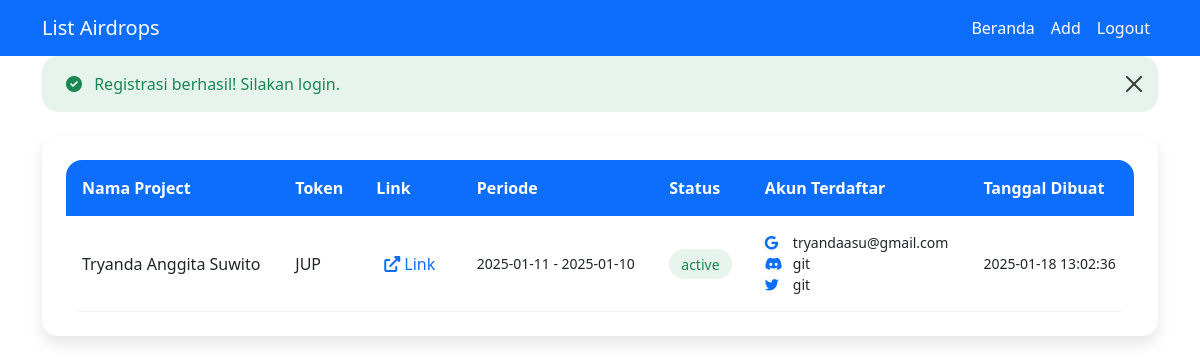
/modules/list-admin.php (signed in), run on the app's committed database.
### tables this page shows
CREATE TABLE `airdrops_list` (
  `id` int(11) NOT NULL,
  `name` varchar(255) NOT NULL,
  `link` varchar(512) NOT NULL,
  `token` varchar(100) NOT NULL,
  `start_date` date NOT NULL,
  `end_date` date NOT NULL,
  `status` enum('active','pending','ended') NOT NULL DEFAULT 'active',
  `account_google` varchar(255) DEFAULT NULL,
  `account_discord` varchar(255) DEFAULT NULL,
  `account_twitter` varchar(255) DEFAULT NULL,
  `created_at` timestamp NOT NULL DEFAULT current_timestamp(),
  `updated_at` timestamp NOT NULL DEFAULT current_timestamp() ON UPDATE current_timestamp()
);

### modules/list-admin.php (the view, shortened to what this page needs)
<?php
require_once __DIR__ . '/../config/koneksi.php';
?>
<!DOCTYPE html>
<html lang="id">
<head>
    <link href="https://cdnjs.cloudflare.com/ajax/libs/bootstrap/5.3.0/css/bootstrap.min.css" rel="stylesheet">
    <link href="https://cdnjs.cloudflare.com/ajax/libs/font-awesome/6.0.0/css/all.min.css" rel="stylesheet">
</head>
<body>
    <nav class="navbar navbar-expand-lg navbar-dark bg-primary">
        <div class="container">
            <a class="navbar-brand" href="../index.php">List Airdrops</a>
            <div class="collapse navbar-collapse" id="navbarNav">
                <ul class="navbar-nav ms-auto">
                    <li class="nav-item">
                        <a class="nav-link" href="../index.php">Beranda</a>
                    </li>
                    <li class="nav-item">
                        <a class="nav-link" href="dashboard.php">Add</a>
                    </li>
                    <li class="nav-item">
                        <a class="nav-link" href="../auth/logout.php">Logout</a>
                    </li>
                </ul>
            </div>
        </div>
    </nav>
    <div class="container">
        <?php if (isset($_SESSION['success'])): ?>
            <div class="alert alert-success alert-dismissible fade show" role="alert">
                <div>
                    <i class="fas fa-check-circle me-2"></i>
                    <?php echo $_SESSION['success'];
                    unset($_SESSION['success']); ?>
                </div>
                <button type="button" class="btn-close" data-bs-dismiss="alert"></button>
            </div>
        <?php endif; ?>
        <div class="table-container">
            <div class="table-responsive">
                <?php
                try {
                    $stmt = $pdo->query("SELECT * FROM airdrops_list ORDER BY created_at DESC");
                    if ($stmt->rowCount() > 0) {
                        echo "<table class='table'>";
                        echo "<thead>";
                        echo "<tr>";
                        echo "<th>Nama Project</th>";
                        echo "<th>Token</th>";
                        echo "<th>Link</th>";
                        echo "<th>Periode</th>";
                        echo "<th>Status</th>";
                        echo "<th>Akun Terdaftar</th>";
                        echo "<th>Tanggal Dibuat</th>";
                        echo "</tr>";
                        echo "</thead>";
                        echo "<tbody>";
                        while ($row = $stmt->fetch(PDO::FETCH_ASSOC)) {
                            echo "<tr>";
                            echo "<td>" . htmlspecialchars($row['name']) . "</td>";
                            echo "<td>" . htmlspecialchars($row['token']) . "</td>";
                            echo "<td><a href='" . htmlspecialchars($row['link']) . "' target='_blank'><i class='fas fa-external-link-alt me-1'></i>Link</a></td>";
                            echo "<td class='date-cell'>" . htmlspecialchars($row['start_date']) . " - " . htmlspecialchars($row['end_date']) . "</td>";
                            echo "<td><span class='status-badge status-" . strtolower($row['status']) . "'>" . htmlspecialchars($row['status']) . "</span></td>";
                            echo "<td class='account-cell'>
                            <div><i class='fab fa-google'></i>" . htmlspecialchars($row['account_google']) . "</div>
                            <div><i class='fab fa-discord'></i>" . htmlspecialchars($row['account_discord']) . "</div>
                            <div><i class='fab fa-twitter'></i>" . htmlspecialchars($row['account_twitter']) . "</div>
                          </td>";
                            echo "<td class='date-cell'>" . htmlspecialchars($row['created_at']) . "</td>";
                            echo "</tr>";
                        }
                        echo "</tbody>";
                        echo "</table>";
                    } else {
                        echo "<div class='alert alert-info m-3'>
                        <i class='fas fa-info-circle me-2'></i>
                        Belum ada data airdrop yang tersedia.
                      </div>";
                    }
                } catch (PDOException $e) {
                    echo "<div class='alert alert-danger m-3'>
                    <i class='fas fa-exclamation-triangle me-2'></i>
                    Error: " . $e->getMessage() . "
                  </div>";
                }
                ?>
            </div>
        </div>
    </div>
</body>
</html>

### modules/list-admin.php (style rules this page uses)
:root { --primary-color: #0d6efd; --secondary-color: #6c757d; --success-color: #198754; --danger-color: #dc3545; --warning-color: #ffc107; --light-bg: #f8f9fa; --border-radius: 1rem; --box-shadow: 0 0.5rem 1rem rgba(0, 0, 0, 0.1); }
.alert { border-radius: var(--border-radius); border: none; margin-bottom: 1.5rem; padding: 1rem 1.5rem; display: flex; align-items: center; justify-content: space-between; }
.alert-success { background-color: rgba(25, 135, 84, 0.1); color: var(--success-color); }
.btn-close { padding: 1.25rem; opacity: 0.75; }
.table-container { background: white; border-radius: var(--border-radius); padding: 1.5rem; box-shadow: var(--box-shadow); margin-bottom: 2rem; }
.table-responsive { border-radius: var(--border-radius); overflow: hidden; }
.table { margin-bottom: 0; }
.navbar-nav .nav-link { color: white; }
.table thead th { background: var(--primary-color); color: white; font-weight: 600; border: none; padding: 1rem; white-space: nowrap; }
.table tbody td { padding: 1rem; vertical-align: middle; border-bottom: 1px solid rgba(0, 0, 0, 0.05); }
.table a { color: var(--primary-color); text-decoration: none; font-weight: 500; padding: 0.25rem 0.5rem; border-radius: 0.25rem; transition: all 0.2s ease; }
.status-badge { padding: 0.35rem 0.75rem; border-radius: 2rem; font-size: 0.875rem; font-weight: 500; }
.status-active { background: rgba(25, 135, 84, 0.1); color: var(--success-color); }
.account-cell { font-size: 0.875rem; color: #666; }
.account-cell i { width: 20px; margin-right: 0.5rem; color: var(--primary-color); }
.date-cell { font-size: 0.875rem; color: #666; white-space: nowrap; }

### data on the page
airdrops_list: name "Tryanda Anggita Suwito", token "JUP", start_date "2025-01-11", end_date "2025-01-10", status "active", account_google "tryandaasu@gmail.com", account_discord "git", account_twitter "git", created_at "2025-01-18 13:02:36"

### other printed values
$_SESSION['success'] "Registrasi berhasil! Silakan login."
